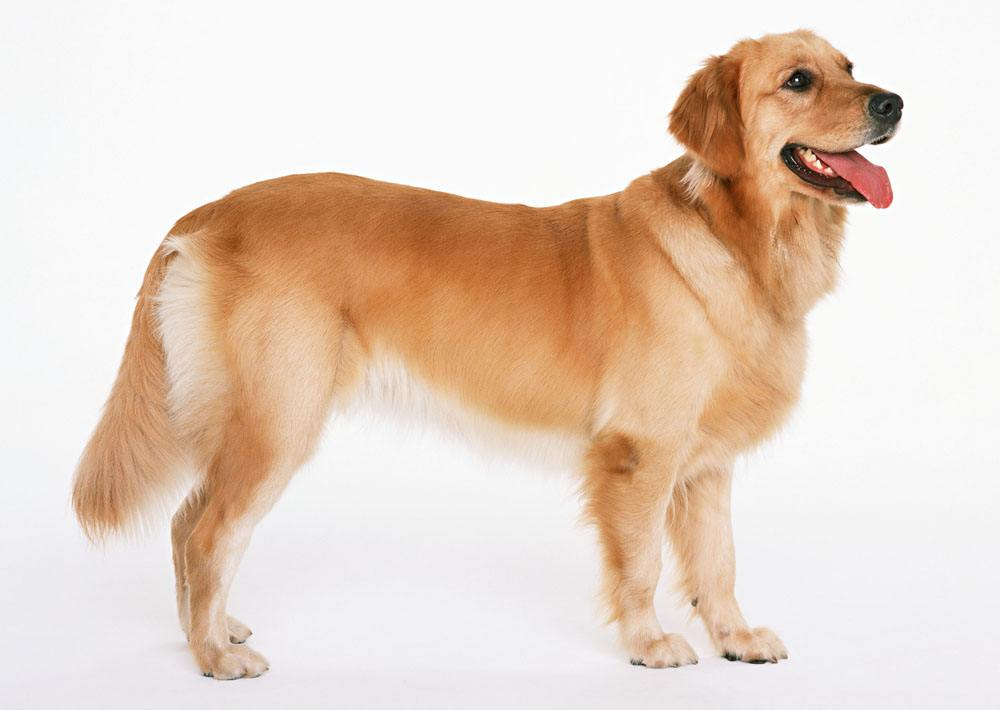
#> input picture 91-李成龙-济南/lesson11/VGG16-tensorflow/test_data/dog.jpg, 1000 x 710 px
$ python resize.py
#> lines starting #> are read from the running program, lines starting #| are printed output that depends on the picture
import matplotlib.image as mpimg  # 导入读取图像的包
import matplotlib.pyplot as plt  # 导入读取图像的包
import cv2 as cv
import numpy as np
path = "./test_data/dog.jpg"
img = mpimg.imread(path)
#> img is the input picture: shape (710, 1000, 3); mean R, G, B 230.5, 211.9, 197.7
print("img:", img.shape)
#| img: (710, 1000, 3)
plt.imshow(img)   # 打印出来是 h, w, c
# 将图片修剪成中心的正方形
short_edge = min(img.shape[:2])  # img.shape[:2] 取彩色图片的长、宽。如果img.shape[:3] 则取彩色图片的长、宽、通道.
#> short_edge = 710
yy = int((img.shape[0] - short_edge) / 2)
#> yy = 0
xx = int((img.shape[1] - short_edge) / 2)
#> xx = 145
crop_img = img[yy: yy + short_edge, xx: xx + short_edge]    # 将图像裁剪成中心正方形？疑问这样是不是裁掉了部分特征信息。
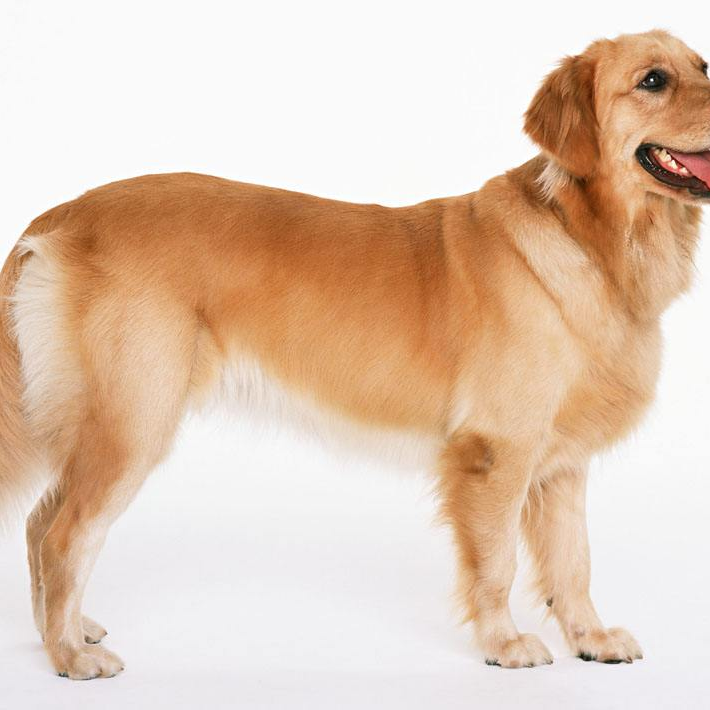
#> crop_img: shape (710, 710, 3); mean R, G, B 226, 201.3, 181.8
# print(crop_img)
print("crop_img:", crop_img.shape)
#| crop_img: (710, 710, 3)
cv.imshow("crop_img", crop_img)
cv.waitKey()
cv.destroyAllWindows()

$ run again, with 91-李成龙-济南/lesson11/VGG16-tensorflow/test_data/table.jpg copied over 91-李成龙-济南/lesson11/VGG16-tensorflow/test_data/dog.jpg
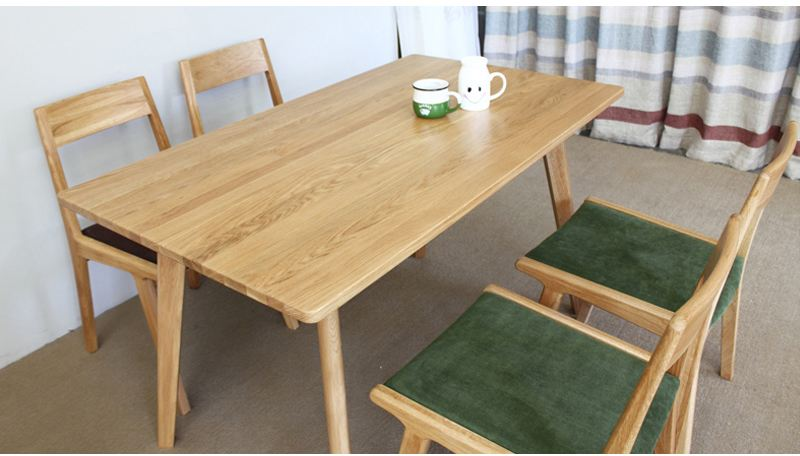
#> input picture 91-李成龙-济南/lesson11/VGG16-tensorflow/test_data/table.jpg, 800 x 456 px
#> img is the input picture: shape (456, 800, 3); mean R, G, B 164.3, 152.9, 133.6
#| img: (456, 800, 3)
#> `crop_img = img[yy: yy + short_edge, xx: xx + short_edge]`:
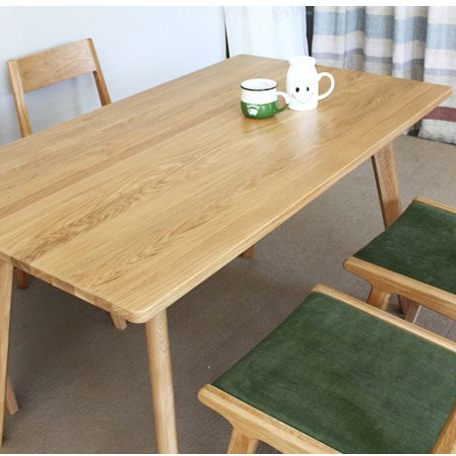
#> crop_img: shape (456, 456, 3); mean R, G, B 159.1, 146.6, 123.8
#| crop_img: (456, 456, 3)
